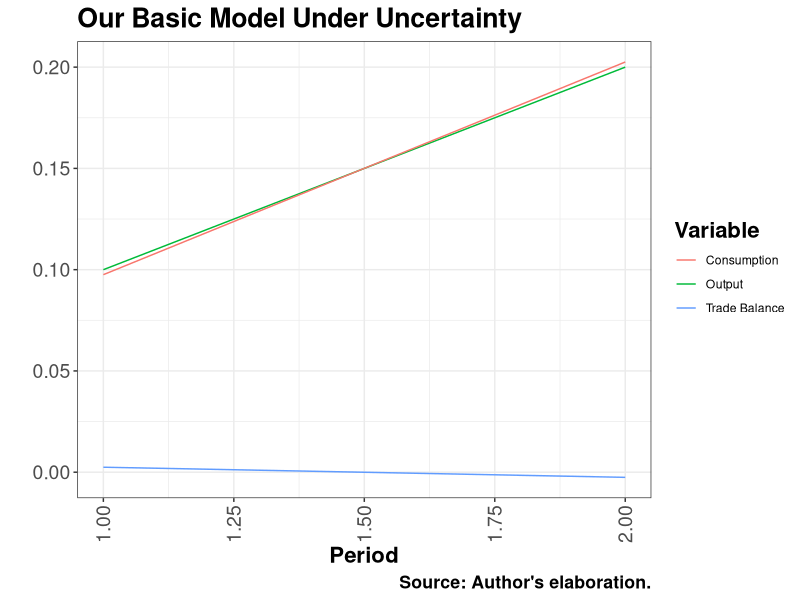

Generate this figure with R:
#==========================================================#
# Lecture 5: Uncertainty in the Basic Model
# Gabriel Marin, Anahuac University
# gabrielmarinmu.97@gmail.com
# Note: In this R-script we will model uncertainty in the
# basic model of a small open economy. 
#==========================================================#

#Clear environment
rm(list=ls())

# Required packages
library(dplyr)
library(tidyr)
library(ggplot2)
library(ggpubr)

# Parameters (Let us continue assuming beta*(1+r) = 1)
p <- 0.3 # probability of the high-output state of the economy
r <- 0.03 # 3% risk-free rate

t <- 2 # number of periods

# Result vectors
y <- c(NA, NA)
c <- c(NA, NA)
TB <- c(NA,NA)
# Output under uncertainty
y[1] <- 0.1 # output period 1
y2_l <- 0.05 # low-output realization
y2_h <- 0.2 # high-output realization
E_y2 <- p*y2_h + (1-p)*y2_l # expected value of period 2 output

# Consumption under uncertainty, we will use the trade balance for solving it
TB[1] <- (1/(2+r))*(y[1] - E_y2) # CA_1 = S_1 = y_1 - c_1. This is the size of the precautionary saving
c[1] <- y[1] - TB[1] # Rearranging

# Depending on which output materializes, consumption in period 2 will adjust to keep trade
# balance closed. 
set.seed(123)

y[2] <- if_else(runif(1, 0, 1) <= p, y2_h, y2_l)

c[2] <- TB[1]*(1+r) + y[2]
TB[2] <- y[2] - c[2]

# Bind all into a dataset
data <- cbind(index = seq(1,2),y,c,TB)
data <- data.frame(data)
# Plot
# Setup theme
theme_set(theme_bw() +
            theme(title = element_text(face = "bold", size = 16),
                  axis.text.x = element_text(size = 14, 
                                             angle = 90, vjust = 0.5, hjust=1), # vertical x text
                  axis.text.y = element_text(size = 14))) 


ggplot(data = data, aes(x = index)) +
  geom_line(aes(y=y, color ="Output")) +
  geom_line(aes(y=c, color ="Consumption")) +
  geom_line(aes(y=TB, color ="Trade Balance")) +
  labs(title = "Our Basic Model Under Uncertainty",
       x = "Period",
       y = "", caption = "Source: Author's elaboration.") +
  labs(color = "Variable", linetype = "Variable")  # Set the title for the legend
  



